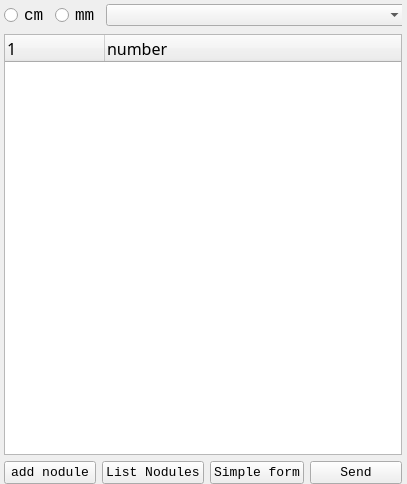
<?xml version="1.0" encoding="UTF-8"?>
<ui version="4.0">
 <class>autokeyinForm</class>
 <widget class="QWidget" name="autokeyinForm">
  <property name="geometry">
   <rect>
    <x>0</x>
    <y>0</y>
    <width>407</width>
    <height>484</height>
   </rect>
  </property>
  <property name="font">
   <font>
    <family>Consolas</family>
    <pointsize>12</pointsize>
   </font>
  </property>
  <property name="focusPolicy">
   <enum>Qt::StrongFocus</enum>
  </property>
  <property name="windowTitle">
   <string>autokeyinForm</string>
  </property>
  <widget class="QWidget" name="layoutWidget">
   <property name="geometry">
    <rect>
     <x>4</x>
     <y>3</y>
     <width>398</width>
     <height>481</height>
    </rect>
   </property>
   <layout class="QVBoxLayout" name="verticalLayout">
    <item>
     <layout class="QHBoxLayout" name="horizontalLayout">
      <item>
       <widget class="QRadioButton" name="radioButton">
        <property name="text">
         <string>cm</string>
        </property>
       </widget>
      </item>
      <item>
       <widget class="QRadioButton" name="radioButton_2">
        <property name="text">
         <string>mm</string>
        </property>
       </widget>
      </item>
      <item>
       <widget class="QComboBox" name="Cate_comboBox">
        <property name="minimumSize">
         <size>
          <width>300</width>
          <height>0</height>
         </size>
        </property>
        <property name="font">
         <font>
          <pointsize>9</pointsize>
         </font>
        </property>
       </widget>
      </item>
     </layout>
    </item>
    <item>
     <widget class="QTreeWidget" name="antukeytree">
      <property name="font">
       <font>
        <family>Noto Sans CJK TC Regular</family>
        <pointsize>12</pointsize>
       </font>
      </property>
      <property name="focusPolicy">
       <enum>Qt::WheelFocus</enum>
      </property>
      <property name="selectionMode">
       <enum>QAbstractItemView::MultiSelection</enum>
      </property>
      <column>
       <property name="text">
        <string notr="true">1</string>
       </property>
      </column>
      <column>
       <property name="text">
        <string>number</string>
       </property>
      </column>
     </widget>
    </item>
    <item>
     <layout class="QHBoxLayout" name="horizontalLayout_2">
      <item>
       <widget class="QPushButton" name="add_nodule">
        <property name="font">
         <font>
          <family>Consolas</family>
          <pointsize>10</pointsize>
         </font>
        </property>
        <property name="text">
         <string>add nodule</string>
        </property>
       </widget>
      </item>
      <item>
       <widget class="QPushButton" name="list_nodules">
        <property name="font">
         <font>
          <family>Consolas</family>
          <pointsize>10</pointsize>
         </font>
        </property>
        <property name="text">
         <string>List Nodules</string>
        </property>
       </widget>
      </item>
      <item>
       <widget class="QPushButton" name="simple">
        <property name="font">
         <font>
          <family>Consolas</family>
          <pointsize>10</pointsize>
         </font>
        </property>
        <property name="text">
         <string>Simple form</string>
        </property>
       </widget>
      </item>
      <item>
       <widget class="QPushButton" name="antokey_Button">
        <property name="font">
         <font>
          <family>Consolas</family>
          <pointsize>10</pointsize>
         </font>
        </property>
        <property name="text">
         <string>Send</string>
        </property>
       </widget>
      </item>
     </layout>
    </item>
   </layout>
  </widget>
 </widget>
 <resources/>
 <connections/>
</ui>
